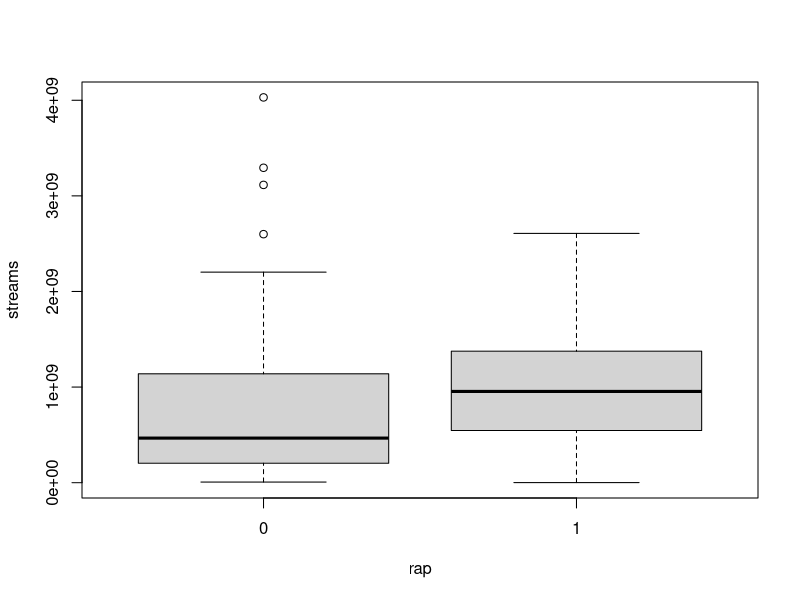
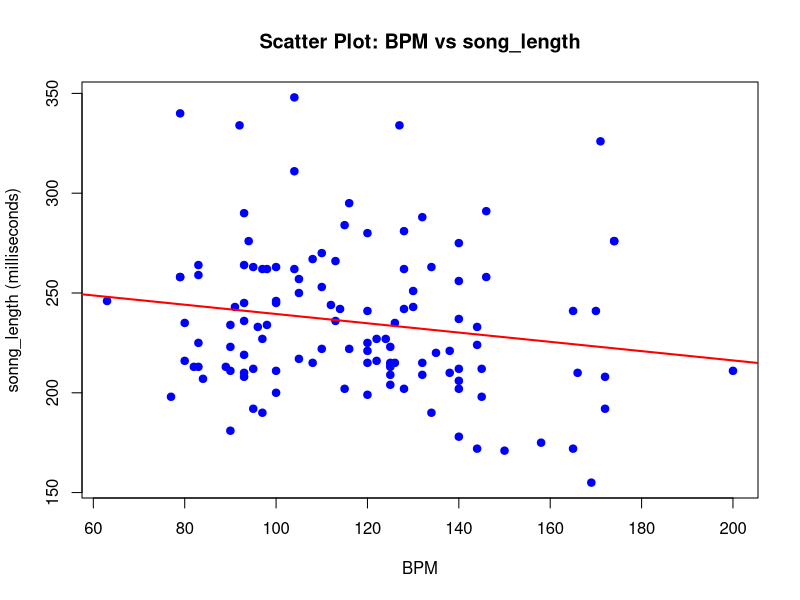
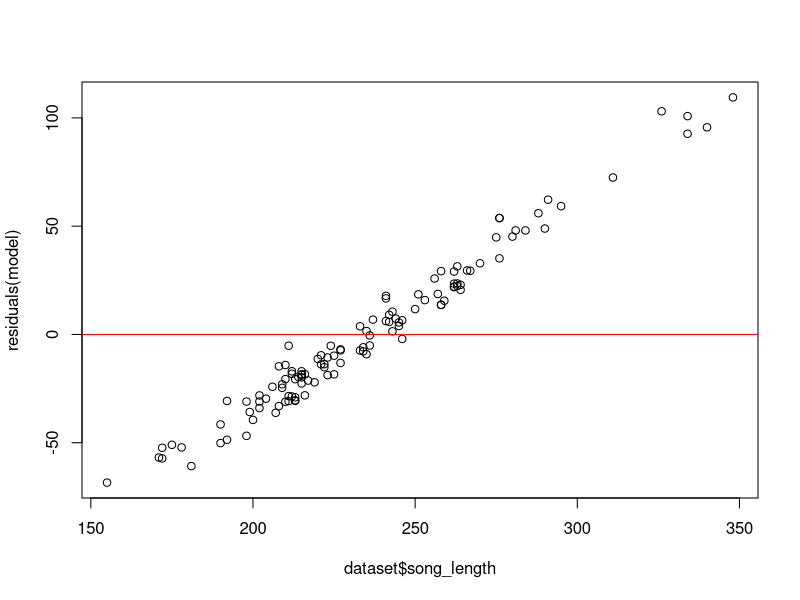

Write R code to recreate these figures, in order.
## Project:  STA 215, Fall 2024, Final Project
# Located:   Kline TCNJ Google Drive
# File Name: template
# Who:       Zachary D. Kline

## Load packages
# NOTE: Run base.R if these commands return an error!
library(readr)
library(dplyr)
library(haven)

# Load data 
library(readr)
dataset <- read_csv("final.csv")
View(dataset)

##################################################################################
############### Table 1: descriptive statistics    ####################   
##################################################################################
mean(dataset$streams)
sd(dataset$streams)
table(dataset$rap)

mean(dataset$bpm)
sd(dataset$bpm)
mean(dataset$song_length)
sd(dataset$song_length)

table(dataset$pop)
table(dataset$hip_hop)

##################################################################################
#################### Figure 1: boxplot             ####################   
##################################################################################
boxplot(streams ~ rap, data = dataset)

anova <- aov(streams ~ rap, data = dataset)
summary(anova) 

##################################################################################
####################   Figure 2: scatter plot             ####################   
##################################################################################
# Create scatter plot of BPM vs Song_length
plot(dataset$bpm, dataset$song_length, 
     xlab = "BPM", ylab = "sonng_length (milliseconds)",
     main = "Scatter Plot: BPM vs song_length", pch = 19, col = "blue")

# Fit linear model (regression line)
model <- lm(song_length ~ bpm, data = dataset)

# Add regression line to the plot
abline(model, col = "red", lwd = 2)

# Show summary of the linear model
summary(model)

##################################################################################
####################  Figure 3: residual plot                ####################   
##################################################################################
# Plot the residuals
plot(dataset$song_length, residuals(model))

# Add a horizontal line at zero to indicate the baseline
abline(h = 0, col = "red")


##################################################################################
####################  Table 2: contingency table                ####################   
##################################################################################
table(dataset$pop, dataset$hip_hop)

chisq.test(table(dataset$pop, dataset$hip_hop))